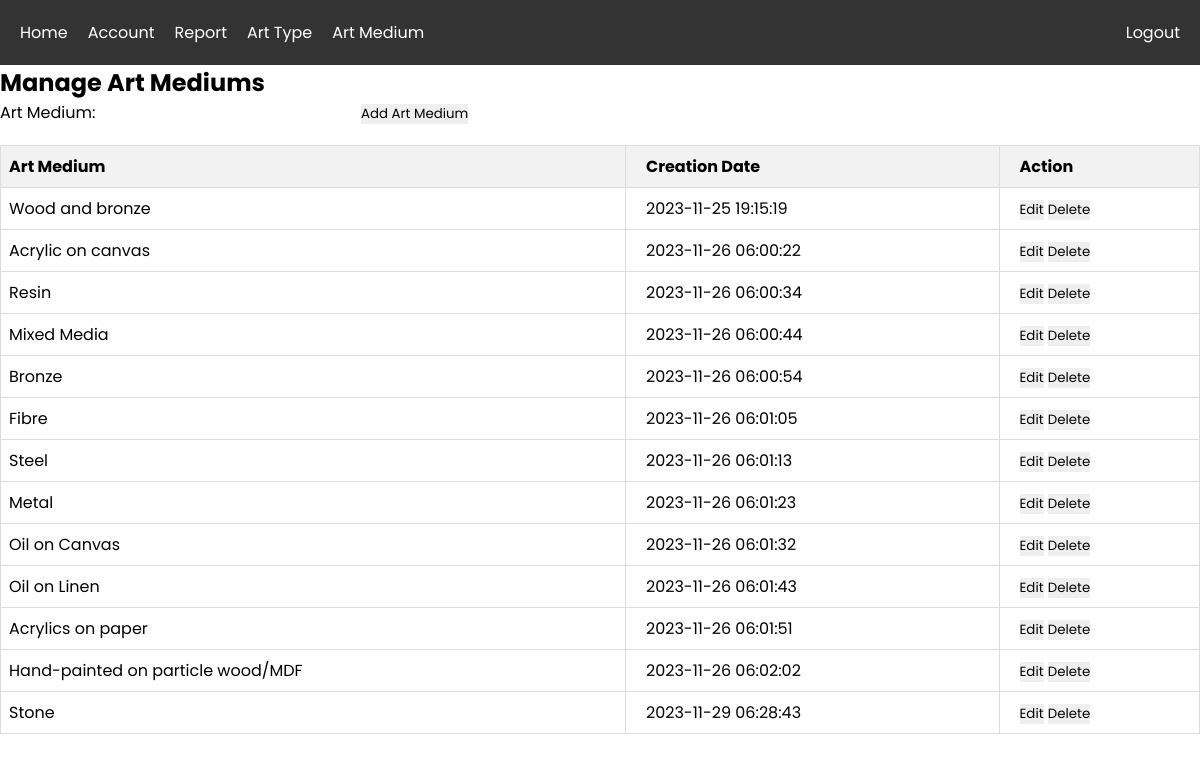
The app's page /art_medium.php (signed in) with its own data.
### tables this page shows
CREATE TABLE `art_mediums` (
  `art_medium_id` int(11) NOT NULL,
  `art_medium_name` varchar(255) NOT NULL,
  `created_at` timestamp NOT NULL DEFAULT current_timestamp()
);

### art_medium.php (the view, shortened to what this page needs)
<?php
include 'navbar.php';
$db_host = 'localhost';
$db_user = 'root';
$db_pass = '';
$db_name = 'dgs';
$connection = mysqli_connect($db_host, $db_user, $db_pass, $db_name);
$select_medium_query = "SELECT * FROM art_mediums";
$result_medium = mysqli_query($connection, $select_medium_query);
?>
<!DOCTYPE html>
<html lang="en">
<head>
    <link rel="stylesheet" href="css/style.css">
    <link rel="stylesheet" href="css/style2.css">
</head>
<body>
    <h2>Manage Art Mediums</h2>
    <form method="post" action="art_medium.php">
        <label for="art_medium">Art Medium:</label>
        <input type="text" id="art_medium" name="art_medium" required>
        <button type="submit" name="submit_medium">Add Art Medium</button>
    </form>
    <table border="1">
        <tr>
            <th>Art Medium</th>
            <th>Creation Date</th>
            <th>Action</th>
        </tr>
        <?php
        while ($row_medium = mysqli_fetch_assoc($result_medium)) {
            echo "<tr>";
            echo "<td>{$row_medium['art_medium_name']}</td>";
            echo "<td>{$row_medium['created_at']}</td>";
            echo "<td>
            <form method='get' action='art_medium.php' style='display:inline;'>
                <input type='hidden' name='edit_medium_id' value='{$row_medium['art_medium_id']}'>
                <button type='submit' name='edit_medium_button'>Edit</button>
            </form>
            <form method='post' action='art_medium.php' style='display:inline;'>
                <input type='hidden' name='delete_medium_id' value='{$row_medium['art_medium_id']}'>
                <button type='submit' name='delete_medium_button'>Delete</button>
            </form>
        </td>";
            echo "</tr>";
        }
        ?>
    </table>
</body>
</html>

### navbar.php
<div class="navbar">
  <div class="menu">
    <a href="admin_page.php">Home</a>
    <a href="account.php">Account</a>
    <a href="generate_report.php">Report</a>
    <a href="art_type.php">Art Type</a>
    <a href="art_medium.php">Art Medium</a>
  </div>
  <div class="menu">
    <a href="logout.php">Logout</a>
  </div>
</div>

### css/style.css (style rules this page uses)
* { font-family: 'Poppins', sans-serif; margin:0; padding:0; box-sizing: border-box; outline: none; border:none; text-decoration: none; }
.navbar { display: flex; justify-content: space-between; align-items: center; background-color: #333; color: white; padding: 10px; }
.navbar .menu { display: flex; align-items: center; }
.navbar a { text-decoration: none; color: white; padding: 10px; }

### css/style2.css (style rules this page uses)
table { border-collapse: collapse; width: 100%; margin-top: 20px; }
th, td { border: 1px solid #ddd; padding: 8px; text-align: left; }
th { background-color: #f2f2f2; }
th:nth-child(2), td:nth-child(2), th:nth-child(3), td:nth-child(3) { padding-left: 20px; }

### records on screen
art_mediums: art_medium_name "Wood and bronze", created_at "2023-11-25 19:15:19"
art_mediums: art_medium_name "Acrylic on canvas", created_at "2023-11-26 06:00:22"
art_mediums: art_medium_name "Resin", created_at "2023-11-26 06:00:34"
art_mediums: art_medium_name "Mixed Media", created_at "2023-11-26 06:00:44"
art_mediums: art_medium_name "Bronze", created_at "2023-11-26 06:00:54"
art_mediums: art_medium_name "Fibre", created_at "2023-11-26 06:01:05"
art_mediums: art_medium_name "Steel", created_at "2023-11-26 06:01:13"
art_mediums: art_medium_name "Metal", created_at "2023-11-26 06:01:23"
art_mediums: art_medium_name "Oil on Canvas", created_at "2023-11-26 06:01:32"
art_mediums: art_medium_name "Oil on Linen", created_at "2023-11-26 06:01:43"
art_mediums: art_medium_name "Acrylics on paper", created_at "2023-11-26 06:01:51"
art_mediums: art_medium_name "Hand-painted on particle wood/MDF", created_at "2023-11-26 06:02:02"
art_mediums: art_medium_name "Stone", created_at "2023-11-29 06:28:43"
